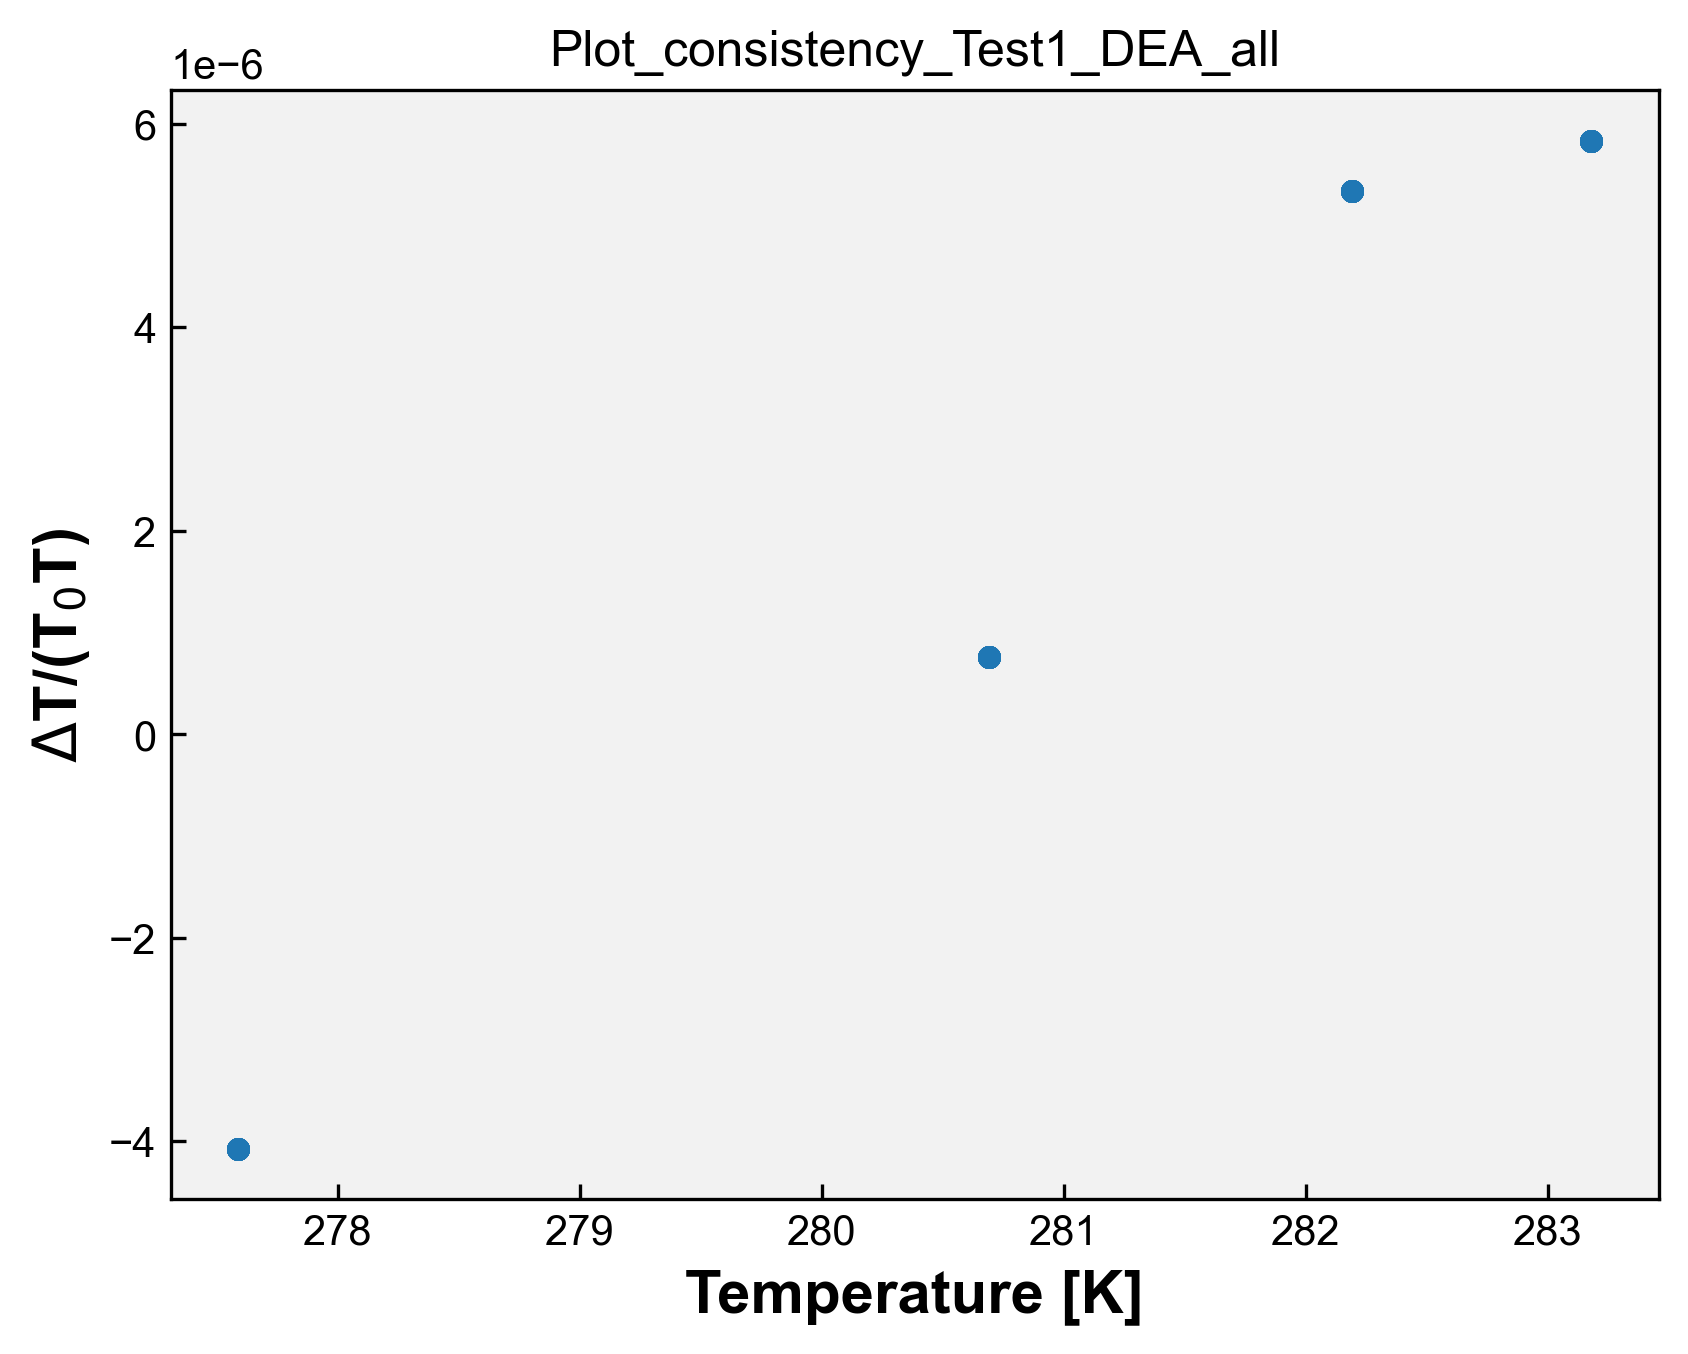

Recreate this plot in Python.
# Plot_consistency - DEA 
import matplotlib.pyplot as plt
import matplotlib
from matplotlib.font_manager import FontProperties
import pandas as pd
import numpy as np
import openpyxl
import os 

matplotlib.rcParams['font.family'] = "Arial" # change the default font # mudança da fonte 
matplotlib.rcParams['xtick.direction'] = 'in' # change the ticks direction # mudança da direção dos marcadores ao longo dos eixos de um gráfico que indicam valores específicos 
matplotlib.rcParams['ytick.direction'] = 'in'
font = FontProperties() # cria uma instância de propriedades de fontes, tamanho, estilo e família
font.set_family('sans-serif') # 'serif', 'sans-serif', 'cursive', 'fantasy', or 'monospace' # família da fonte 
font.set_name('Arial') # nome da fonte 
font.set_weight('bold') # 'ultralight', 'light', 'normal', 'regular', 'book', 'medium', 'roman', 'semibold', 'demibold', 'demi', 'bold', 'heavy', 'extra bold', 'black' # peso da fonte 
font.set_style('normal') #'normal', 'italic' or 'oblique' # estilo da fonte, negrito, itálico, normal, etc 
font.set_size('x-large') # xx-small', 'x-small', 'small', 'medium', 'large', 'x-large', 'xx-large' # tamanho da fonte 
plt.rcParams['figure.dpi'] = 300 # resolução padrão para as figuras exibidas na tela 
plt.rcParams['savefig.dpi'] = 300 # resolução padrão para as figuras salvas em arquivos PNG, PDF ou SVG 
opt = {'fillstyle':'full','markersize':5,'markeredgewidth':0.5} # aparência dos marcadores, fillstyle: full - estilo de preenchimento markersize: 5 - tamanho do marcador markeredgewidth: 0.5 largura da borda do marcador 
plt.rcParams['figure.facecolor'] = (1.0,1.0,1.0,0.0) # cor de fundo da figura como transparente 
plt.rcParams['axes.facecolor'] = '0.95' # cor de fundo dos eixos como uma tonalidade de cinza claro 
#plt.rcParams['figure.figsize'] = (4,4) # tamanho da figura padrão em polegadas 


caminho_arquivo = 'DEA.xlsx' # caminho do arquivo de DMA 
wb = openpyxl.load_workbook(caminho_arquivo) # ler dados de abas individuais do arquivo Excel sem abrir e fechar repetidamente, mantém aberto. Mais eficiente se você precisa ler dados de várias abas do arquivo. Lista com os nomes de todas as abas do arquivo Excel.
# load_workbook é a função usada para carregar o arquvio Excel

dados_coluna_C_array = [] # matriz para guardar os dados da coluna C de todas as sheet
dados_coluna_I_array = [] # matriz para guardar os dados da coluna I de todas as sheet

for i in wb.sheetnames: # para i dentro da lista wb com os nomes de todas as abas
    nome_aba = wb[i] # obtém o nome da aba na posição i na lista wb, que contém os nomes de todas as abas

    dados_coluna_C = [] # abre uma lista para os dados da coluna C da sheet 
    dados_coluna_I = [] # abre uma lista para os dados da coluna I da sheet

    for j in nome_aba.iter_rows(min_row=2, values_only=True): # iter_rows: permite iterar sobre as linhas dessa aba # min_row=2: especifica a primeira linha a ser considerada, nesse caso, começa na segunda linha, pois a primeira linha geralmente contém os cabeçalhos das colunas # values_only=True: indica que queremos obter apenas os valores das células, sem incluir informações adicionais como formatação, fórmulas ou estilos. 
        dados_coluna_C.append(j[3])
        dados_coluna_I.append(j[10])

    dados_coluna_C_array.append(dados_coluna_C)
    dados_coluna_I_array.append(dados_coluna_I)

print('dados_C', dados_coluna_C_array)
print('dados_I', dados_coluna_I_array)

# Plotagem dos dados:

symbols = ['o', 's', '^', 'D', 'v', '>', '<', 'P', 'X', 'H']  # Exemplos de símbolos

# Vetor de cores
colors = ['#1f77b4', '#ff7f0e', '#2ca02c', '#d62728', '#9467bd', '#8c564b', '#e377c2', '#7f7f7f', '#bcbd22', '#17becf']  # Exemplos de cores

for i in range(len(dados_coluna_C_array)):
    x = dados_coluna_C_array[i]
    y = dados_coluna_I_array[i]
    print('x', x)
    print('y', y)
    for j in range(len(symbols)):
        symbol=symbols[i]
        color=colors[i]
        plt.plot(x, y, marker=symbol, markersize=opt['markersize'], markeredgewidth=opt['markeredgewidth'], fillstyle=opt['fillstyle'], color=color, linestyle='none')


plt.xlabel('Temperature [K]',fontproperties=font)
plt.ylabel('$\Delta$T/(T$_0$T)',fontproperties=font)
#plt.legend(loc="upper left")

nome_arquivo_python = os.path.basename(__file__) # obter o nome do arquivo python atual
nome_arquivo_sem_extensao = os.path.splitext(nome_arquivo_python)[0] # obter o nome do arquivo sem extensão # [0] vai acessar o primeiro elemento da tupla retornado por path.splitext

plt.title(nome_arquivo_sem_extensao)

plt.savefig(f'{nome_arquivo_sem_extensao}.png',format='png',bbox_inches='tight',
                dpi=300,transparent=False)
plt.show()
